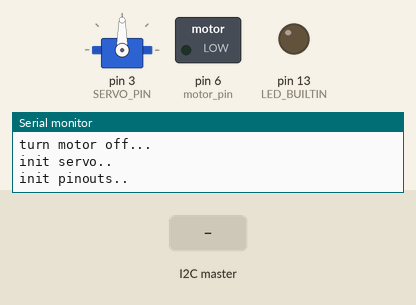
This sketch was run on a simulated Arduino Uno, built with avr-gcc and run on an emulated ATmega328P. Parts: servo, switched loads named in the sketch (green lamp = pin HIGH), output pins drawn as LEDs (lit = HIGH), the last lines printed to the serial monitor. Inputs (shaded band) come from the test bench.

Above: at 0.2 s.
At 1.9 s:
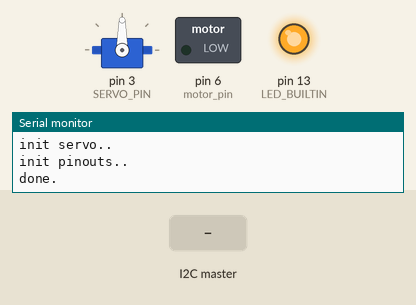
2.0 s: the I2C master sends the byte 1
Timing chart, 0 to 2.0 s (numbered marks = the images above; inputs shaded):
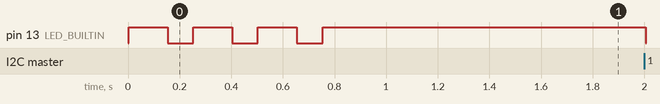

Measured:
- by itself, pin 13 (LED_BUILTIN): alternates HIGH for 0.15 s and LOW for 0.10 s, 6 changes in all, then stays HIGH

The sketch:

arduino_mot.ino
```cpp
#include "Wire.h"
#include "Servo.h"

#define SERIAL_OUTPUT
const int SLAVE_ADDRESS = 0x08;
const int SERVO_PIN = 3;
const int NORMAL_SPEED = 50;

// WHAT TO DO   (DO NOT USE! Only used by functions)
enum commands {
  SET_DIR_PWM,
  SET_DIR_PWM_STEER,
  SET_STEER,
  SET_STATE,
  GET_STATE
};

// direction send by
enum direction {
  MOTOR_FORWARD,
  MOTOR_BACKWARD
};

// states returned by get_state.
enum states_read {
  ON,             // read only
  OFF,
  OFF_BRAKE,
  OFF_NO_GROUND,  // read only
  OFF_OBSTACLE    // read only
};

// Motor variables

const int motor_pin = 6;
const int max_speed = 30;

int mot_dir = MOTOR_FORWARD, mot_speed = 0, mot_state = OFF;

// Steering servro variables

const int STEER_PWM_LEFT = 52;
const int STEER_PWM_RIGHT = 115;

Servo steering_servo;
double steer_angle = 0;


// === Function declaration ====

void fwd(int speed = NORMAL_SPEED);
void bwd(int speed = NORMAL_SPEED);
void off(bool brake = false);
void update_mot(int dir, int pwm);

void steer(float angle);


template<class T>
void print(T message) {
#ifdef SERIAL_OUTPUT
  Serial.print(message);
#endif
}

template<class T>
void println(T message) {
#ifdef SERIAL_OUTPUT
  Serial.println(message);
#endif
}

inline void recieveError() {
  println("WARNING: Recieved wrong/corrupted data");
}

// TODO: debug the check_length function
void check_length(int array_size, int length_needed) {
  if(length_needed != array_size) recieveError();
}

// end: function declaration ====


void setup() {
#ifdef SERIAL_OUTPUT
  Serial.begin(115200);
#endif
  println("motor / steering Arduino");
  println("init i2c com..");
  // Setup i2c communication
  Wire.begin(SLAVE_ADDRESS);
  Wire.onReceive(receiveEvent);
  Wire.onRequest(requestEvent);
  print("address: "); println(SLAVE_ADDRESS);
  // turn motor off
  println("turn motor off...");
  off();

  // initialize Servo
  println("init servo..");
  steering_servo.attach(SERVO_PIN);
  steer(100); // mitte entspricht 0 grad

  // init led
  println("init pinouts..");
  pinMode(LED_BUILTIN, OUTPUT);

  // initialize pins for motor driver
  pinMode(motor_pin, OUTPUT);

  for (int i = 0; i < 3; i++) {
    digitalWrite(LED_BUILTIN, HIGH);
    delay(150);
    digitalWrite(LED_BUILTIN, LOW);
    delay(100);
  }
  println("done.");
}

void loop() {
  digitalWrite(LED_BUILTIN, HIGH);
  delay(2000);
  digitalWrite(LED_BUILTIN, LOW);
  delay(3000 - 2000);

}

// TODO: debug receiving
void receiveEvent(int byte_amount) {

  print("Anzahl: ");
  println(byte_amount);

  if (byte_amount == 2) {
    recieveError();
    return;
  }

  digitalWrite(LED_BUILTIN, HIGH);

  int command = Wire.read();
  int puffer_b = Wire.read();

  print("Comand: ");
  print(command);
  print("\tBuffer: ");
  print(puffer_b);

  int inbytes[byte_amount - 2];

  int index = 0;
  print("  data: [");
  while (Wire.available()/* && index < byte_amount - 2*/) {
    inbytes[index] = Wire.read();
    print(inbytes[index]);
    if(Wire.available() > 0)
      print(";");
    index++;
  }
  println("]");

  switch (command) {
    case SET_DIR_PWM:
      println("SET_DIR_PWM");
      check_length(index, 2);

      update_mot(inbytes[0], inbytes[1]);

      break;

    case SET_DIR_PWM_STEER:
      println("SET_DIR_PWM_STEER");
      check_length(index, 3);

      update_mot(inbytes[0], inbytes[1]);
      steer(inbytes[2]);

      break;

    case SET_STEER:
      // TODO: calculate angle from x bytes received by i2c

      println("SET_STEER");
      check_length(index, 1);

      steer(inbytes[0]);

      break;

    case SET_STATE:
      println("SET_STEER");
      check_length(index, 1);

      if (inbytes[0] == OFF) {
        off();
      } else if (inbytes[0] == OFF_BRAKE) {
        off(true);
      }

      break;

    case GET_STATE:
      println("getstate requested.");

      break;

    default:
      recieveError();
      break;
  }

  digitalWrite(LED_BUILTIN, LOW);
}

void requestEvent() {
  // TODO: debug state sending
  Wire.write(mot_state);
}


// Motor functions
// TODO: PID controller
// TODO: inverse directions
void fwd(int speed) {
  if(speed > max_speed) speed = max_speed;  // dont drive too fast -> crash
  analogWrite(motor_pin, speed);
  mot_state = ON;
  mot_dir = MOTOR_FORWARD;
}

void bwd(int speed) {
  if(speed > max_speed) speed = max_speed;  // dont drive too fast -> crash
  analogWrite(motor_pin, speed);
  mot_state = ON;
  mot_dir = MOTOR_BACKWARD;
}

void off(bool brake) {
  analogWrite(motor_pin, 0);
  mot_speed = 0;
  mot_state = OFF;
}

void update_mot(int dir, int pwm) {
  if (dir == MOTOR_FORWARD) {
    fwd(pwm);
  } else if (dir == MOTOR_BACKWARD) {
    bwd(pwm);
  } else {
    println("Error: Unknown direction");
  }
}

// Steering function

void steer(int angle) {
  // TODO: calculate pwm from angle
  angle -= 100;
  print("angle: ");
  println(angle);
  int servo_pwm = 0.851 * angle + 83.5;
  print("pwm: ");
  println(servo_pwm);
  if(servo_pwm < STEER_PWM_LEFT) {
    servo_pwm = STEER_PWM_LEFT;
  }
  else if(servo_pwm > STEER_PWM_RIGHT) {
    servo_pwm = STEER_PWM_RIGHT;
  }
  print("mapped pwm: ");
  println(servo_pwm);
  steering_servo.write(servo_pwm);
}
```
